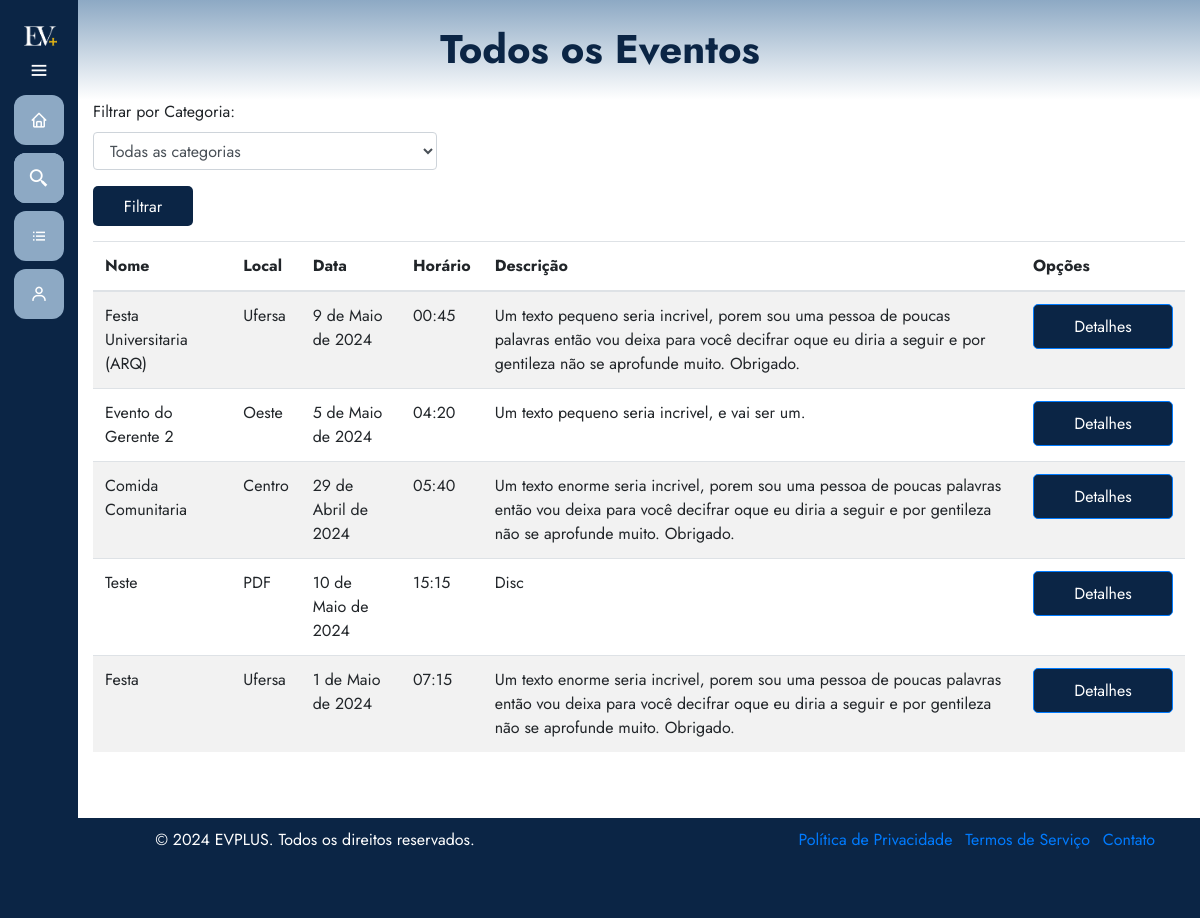
The app's page /eventos/todos-eventos/ with its own data.
### eventos/models.py (models this page shows, shortened)
class Evento(models.Model):
    user = models.ForeignKey(User, on_delete=models.CASCADE)
    clients = models.ManyToManyField(User, through='Inscricao', related_name='eventos')
    name = models.CharField(max_length=100)
    description = models.TextField()
    local = models.CharField(max_length=100)
    date = models.DateField()
    time = models.TimeField()
    category = models.CharField(max_length=100)
    banner = models.ImageField(null=True, blank=True, upload_to='images/')

### eventos/views.py (the view)
# urls.py: path('todos-eventos/', views.listarTodosEventos, name='todos_eventos'),
def listarTodosEventos(request):
    exibir_sidebar = True
    categoria = request.GET.get('categoria')
    if categoria:
        eventosDisponiveis = Evento.objects.filter(category=categoria)
    else:
        eventosDisponiveis = Evento.objects.all()
    return render(request, 'todosEventos.html', {'eventos': eventosDisponiveis, 'exibir_sidebar': exibir_sidebar})

### eventos/templates/todosEventos.html (shortened to what this page needs)
{% extends 'base.html' %}
{% load static %}
{% block 'head' %}
    <link rel="stylesheet" href="{% static 'eventos/css/meuseventos.css' %}">
{% endblock %}
{% block 'dashboard' %}
    <div class="container">
        <div class="row">
            <div class="col-md-4">
                <form method="GET" action="{% url 'eventos:todos_eventos' %}">
                    <div class="form-group">
                        <label for="categoria">Filtrar por Categoria:</label>
                        <select class="form-control" id="categoria" name="categoria">
                            <option value="">Todas as categorias</option>
                        </select>
                    </div>
                    <button type="submit" class="btn btn-filter">Filtrar</button>
                </form>
            </div>
        </div>
        <div class="row">
            <div class="col-md-12">
                <div class="panel panel-default">
                    <div class="panel-body">
                        <div class="table-responsive">
                            <table class="table table-striped">
                                <thead>
                                    <tr>
                                        <th>Nome</th>
                                        <th>Local</th>
                                        <th>Data</th>
                                        <th>Horário</th>
                                        <th>Descrição</th>
                                        <th>Opções</th>
                                    </tr>
                                </thead>
                                <tbody>
                                    {% for evento in eventos %}
                                        <tr>
                                            <td>{{ evento.name }}</td>
                                            <td>{{ evento.local }}</td>
                                            <td>{{ evento.date }}</td>
                                            <td>{{ evento.time }}</td>
                                            <td>{{ evento.description }}</td>
                                            <td>
                                                <a href="{% url 'eventos:detalhes_evento' evento.id %}" class="btn btn-primary">Detalhes</a>
                                            </td>
                                        </tr>
                                    {% endfor %}
                                </tbody>
                            </table>
                        </div>
                    </div>
                </div>
            </div>
        </div>
    </div>
{% endblock %}

### templates/static/general/css/base.css (style rules this page uses)
* { margin: 0; padding: 0; box-sizing: border-box; font-family: "Jost" , sans-serif; }

### templates/static/general/css/general.css (style rules this page uses)
:root { --main-color: #8da9c4; --dark-color: #0b2545; --light-color: #eef4ed; --contrast-color: #467afd; --differential-color: #134074; }

### templates/static/eventos/css/meuseventos.css (style rules this page uses)
.btn-primary { height: 45px; width: 140px; background-color: var(--dark-color); padding: 10px; border-radius: 5px; color: white; }
.btn-filter { height: 40px; width: 100px; background-color: var(--dark-color); padding: 8px; border-radius: 5px; color: white; margin-bottom: 15px; }

### records on screen
Evento: name "Festa Universitaria (ARQ)", local "Ufersa", date "9 de Maio de 2024", time "00:45", description "Um texto pequeno seria incrivel, porem sou uma pessoa de poucas palavras então vou deixa para você decifrar oque eu diria a seguir e por gentileza não se aprofunde muito. Obrigado."
Evento: name "Evento do Gerente 2", local "Oeste", date "5 de Maio de 2024", time "04:20", description "Um texto pequeno seria incrivel, e vai ser um."
Evento: name "Comida Comunitaria", local "Centro", date "29 de Abril de 2024", time "05:40", description "Um texto enorme seria incrivel, porem sou uma pessoa de poucas palavras então vou deixa para você decifrar oque eu diria a seguir e por gentileza não se aprofunde muito. Obrigado."
Evento: name "Teste", local "PDF", date "10 de Maio de 2024", time "15:15", description "Disc"
Evento: name "Festa", local "Ufersa", date "1 de Maio de 2024", time "07:15", description "Um texto enorme seria incrivel, porem sou uma pessoa de poucas palavras então vou deixa para você decifrar oque eu diria a seguir e por gentileza não se aprofunde muito. Obrigado."
